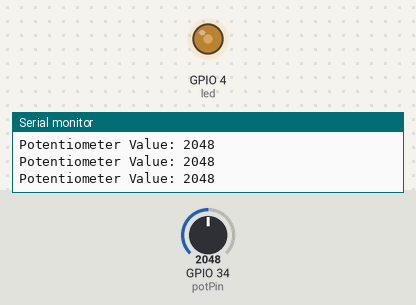
Recording of a sketch running on a simulated ESP32. On the bench: output pins drawn as LEDs (lit = HIGH), the last lines printed to the serial monitor. The test bench sets the inputs (shaded band); at power-on: GPIO 34 (potPin) = 2048.

Above: at 1.3 s.
1.4 s: GPIO 34 (potPin) set to 2866
At 2.7 s:
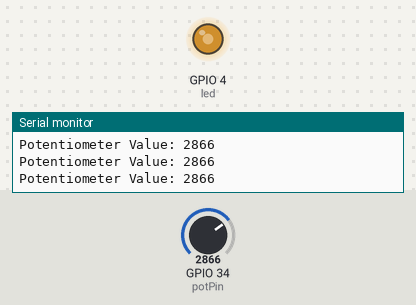
3.0 s: GPIO 34 (potPin) set to 4095
At 4.0 s:
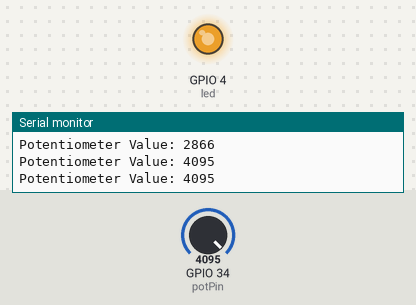
4.5 s: GPIO 34 (potPin) set to 1228
At 5.1 s:
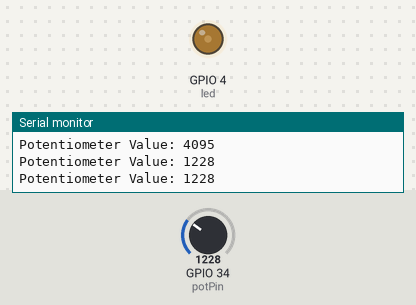
6.0 s: GPIO 34 (potPin) set to 0
At 6.3 s:
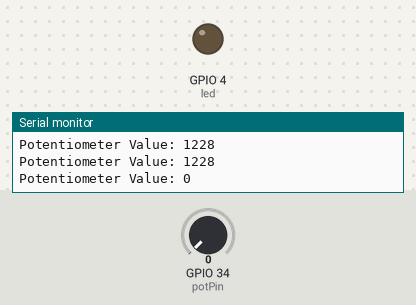
7.5 s: GPIO 34 (potPin) set to 2047
At 8.7 s:
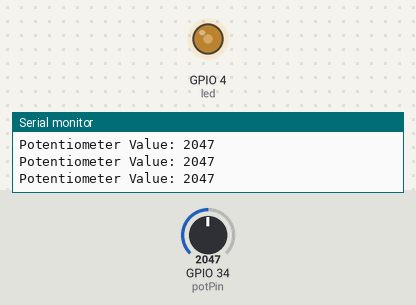
Timing chart, 0 to 10.0 s (numbered marks = the images above; inputs shaded):
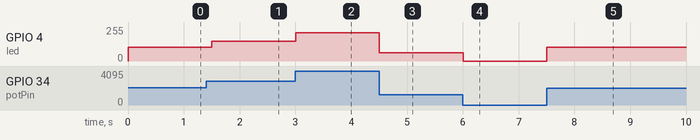

The sketch:

pot_led.ino
```cpp
int potPin = 34;
int potValue = 0;
int led=4;

void setup() {
  Serial.begin(115200);
  pinMode(potPin, INPUT);
  pinMode(led,OUTPUT);
}

void loop() {
  potValue = analogRead(potPin);
  int ledValue=map(potValue,0,4935,0,255);
  analogWrite(led,ledValue);
  Serial.print("Potentiometer Value: ");
  Serial.println(potValue);

  delay(500);
}
```

Measured:
- after the input at 1.4 s, GPIO 4 (led): 105/255 → 148/255 after 0.10 s
- after the input at 3.0 s, GPIO 4 (led): 148/255 → 211/255 at once
- after the input at 4.5 s, GPIO 4 (led): 211/255 → 63/255 at once
- after the input at 6.0 s, GPIO 4 (led): 63/255 → 0/255 at once
- after the input at 7.5 s, GPIO 4 (led): 0/255 → 105/255 at once
